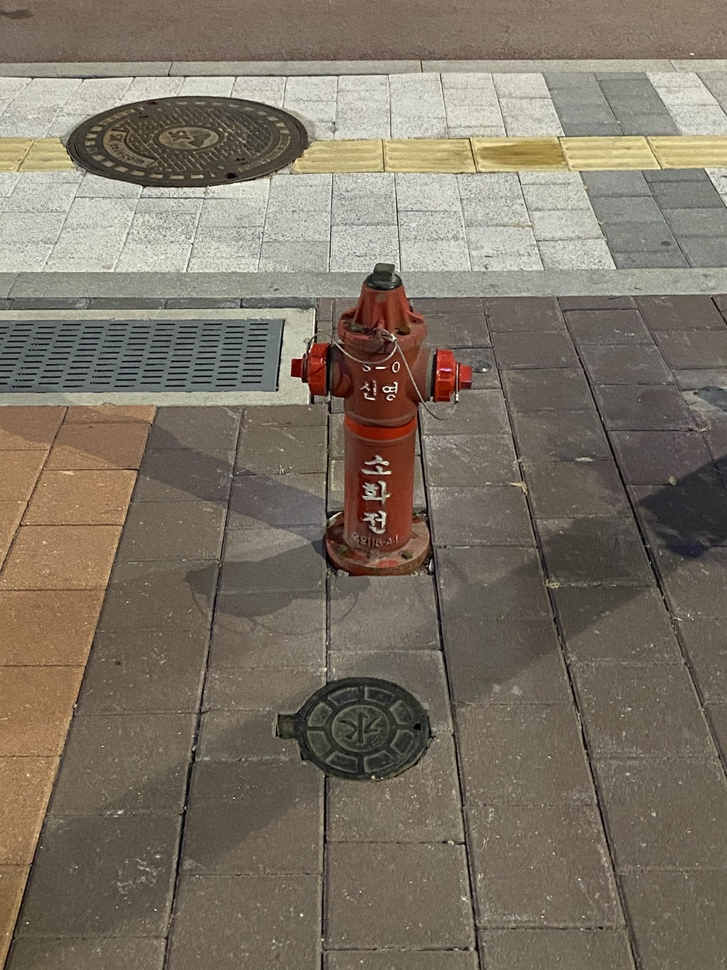
#> input picture CNN-Fundamental/K_1.jpeg, 727 x 970 px, shrunk from 3024 x 4032 before the run, given in place of K_1.jpg, which was not available
$ python sival.py
#> lines starting #> are read from the running program, lines starting #| are printed output that depends on the picture; pictures that were not available may be replaced by others from this repository, and a replacement may not be noted
import cv2
import numpy as np

# 이미지 파일 경로 리스트
image_paths = [
    'C:/YJpython/sensor_paper/K_1.jpg',
    'C:/YJpython/sensor_paper/K_2.jpg',
    'C:/YJpython/sensor_paper/K_3.jpg',
    'C:/YJpython/sensor_paper/K_4.jpg',
    'C:/YJpython/sensor_paper/K_5.jpg',
    'C:/YJpython/sensor_paper/K_6.jpg',
    'C:/YJpython/sensor_paper/K_7.jpg',
    'C:/YJpython/sensor_paper/K_8.jpg',
    'C:/YJpython/sensor_paper/K_9.jpg',
    'C:/YJpython/sensor_paper/K_10.jpg'
]

#특징점 검출 알고리즘을 적용하여 특징점 위치를 추출하고 두 이미지 간에 대응되는 특징점 쌍을 찾아내는 작업

# ORB 객체 생성
orb = cv2.ORB_create()
# 이미지에서 특징점 검출 및 기술자 계산
keypoints_list = []
descriptor_list = []
for path in image_paths:
    img = cv2.imread(path)
#> img is the input picture: shape (970, 727, 3); mean B, G, R 100.8, 114.7, 124.5
    gray = cv2.cvtColor(img, cv2.COLOR_BGR2GRAY)
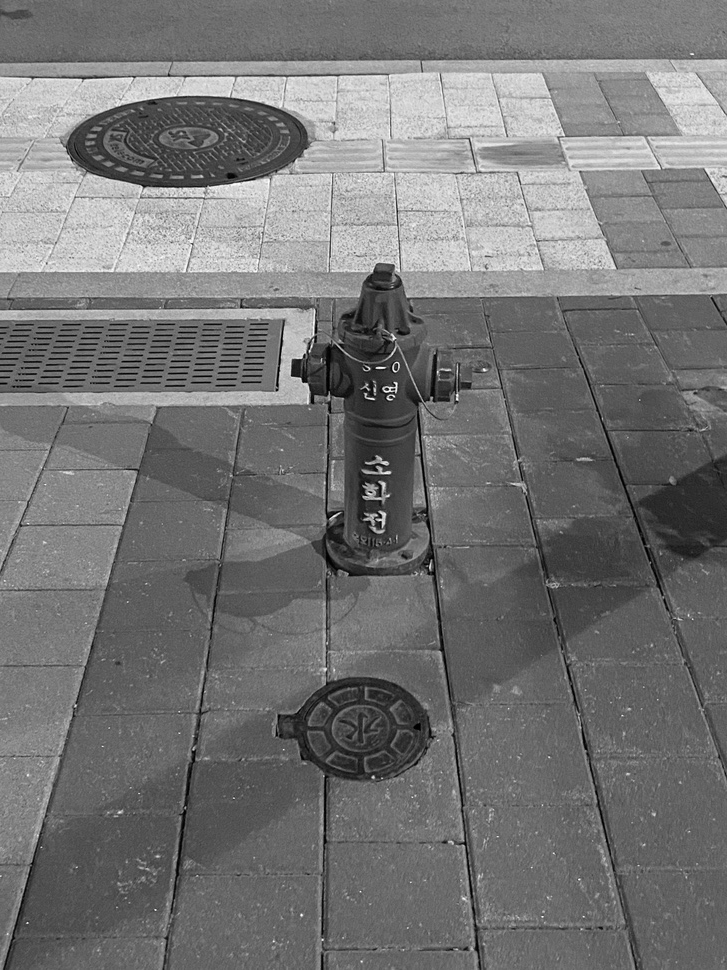
#> gray: shape (970, 727); min 0, max 254, mean 116.1
    keypoints, descriptors = orb.detectAndCompute(gray, None)
#> keypoints = 500 keypoints; strongest (x, y, size): (394, 385, 31), (385, 391, 31), (386, 388, 31), (395, 391, 31)
    keypoints_list.append(keypoints)
    descriptor_list.append(descriptors)
#> pass 2 of the loop `for path in image_paths:`:
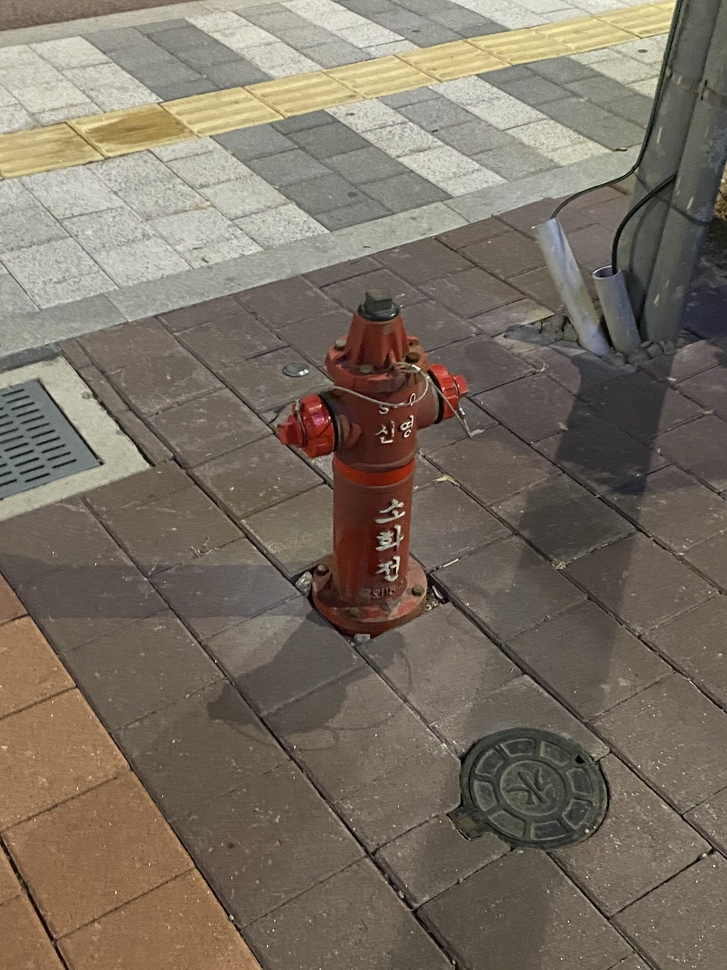
#> input picture CNN-Fundamental/K_2.jpeg, 727 x 970 px, shrunk from 3024 x 4032 before the run, given in place of K_2.jpg, which was not available
#> img is the input picture: shape (970, 727, 3); mean B, G, R 99, 111.7, 121.7
#> `gray = cv2.cvtColor(img, cv2.COLOR_BGR2GRAY)`:
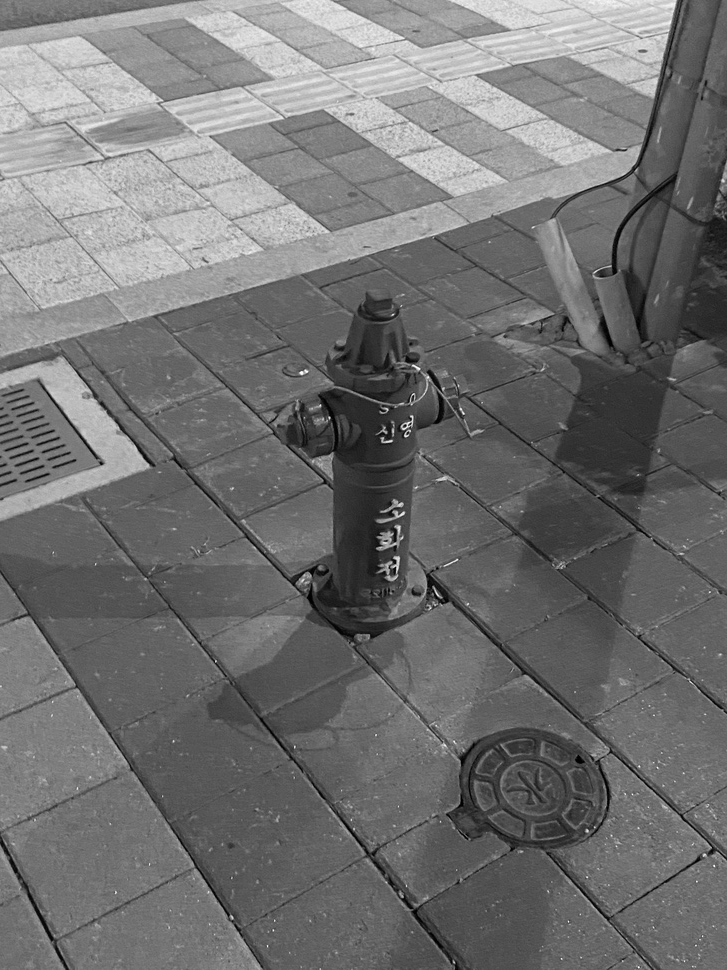
#> gray: shape (970, 727); min 0, max 253, mean 113.3
#> keypoints = 500 keypoints; strongest (x, y, size): (403, 429, 31), (404, 425, 31), (410, 418, 31), (395, 562, 31)
#> (the run stopped early here; a loop or call above may not have finished)
